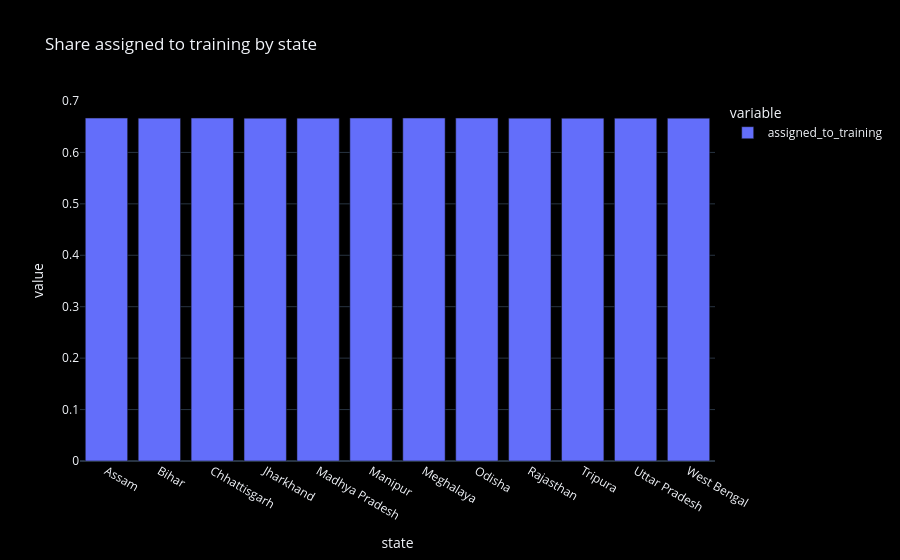

The notebook cell saved with this chart:
### Markdown cell above
### Assignment by state

### Code cell
rate = df.groupby('state')['assigned_to_training'].mean()
fig = px.bar(rate , title='Share assigned to training by state')
fig.show()
rate.round(4)

### Figure 1 — Plotly figure (JSON) as saved in the notebook; plotly's stock layout.template omitted (floating-point values rounded to 4 significant figures)
{"data": [{"hovertemplate": "variable=assigned_to_training<br>state=%{x}<br>value=%{y}<extra></extra>", "legendgroup": "assigned_to_training", "marker": {"color": "#636efa", "pattern": {"shape": ""}}, "name": "assigned_to_training", "orientation": "v", "showlegend": true, "textposition": "auto", "type": "bar", "x": ["Assam", "Bihar", "Chhattisgarh", "Jharkhand", "Madhya Pradesh", "Manipur", "Meghalaya", "Odisha", "Rajasthan", "Tripura", "Uttar Pradesh", "West Bengal"], "xaxis": "x", "y": [0.6668, 0.6666, 0.6668, 0.6666, 0.6667, 0.6668, 0.6668, 0.6668, 0.6667, 0.6665, 0.6666, 0.6667], "yaxis": "y"}], "layout": {"barmode": "relative", "legend": {"title": {"text": "variable"}, "tracegroupgap": 0}, "title": {"text": "Share assigned to training by state"}, "xaxis": {"anchor": "y", "domain": [0.0, 1.0], "title": {"text": "state"}}, "yaxis": {"anchor": "x", "domain": [0.0, 1.0], "title": {"text": "value"}}}}
